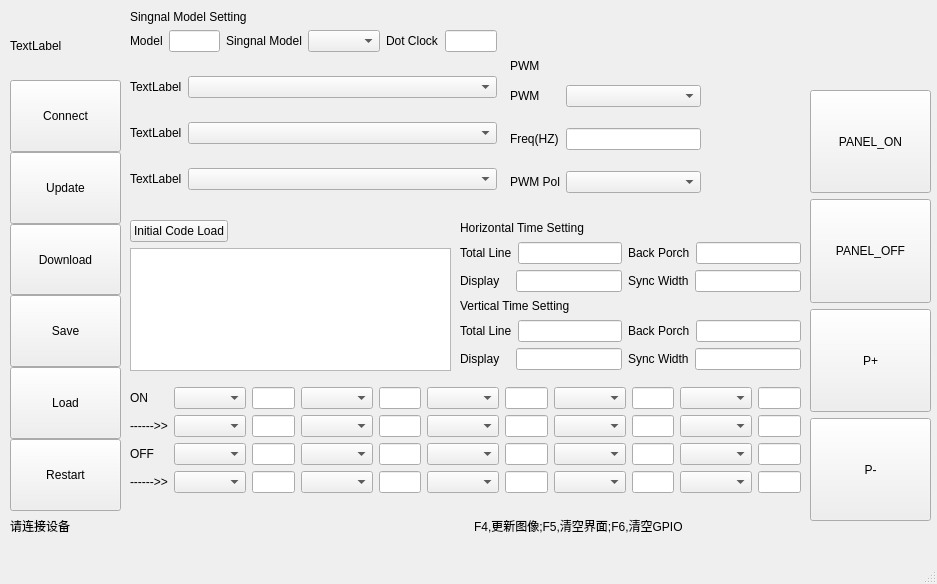
<?xml version="1.0" encoding="UTF-8"?>
<ui version="4.0">
 <class>MainWindow</class>
 <widget class="QMainWindow" name="MainWindow">
  <property name="geometry">
   <rect>
    <x>0</x>
    <y>0</y>
    <width>937</width>
    <height>584</height>
   </rect>
  </property>
  <property name="minimumSize">
   <size>
    <width>937</width>
    <height>584</height>
   </size>
  </property>
  <property name="maximumSize">
   <size>
    <width>937</width>
    <height>584</height>
   </size>
  </property>
  <property name="windowTitle">
   <string>MainWindow</string>
  </property>
  <widget class="QWidget" name="centralwidget">
   <widget class="QWidget" name="verticalLayoutWidget">
    <property name="geometry">
     <rect>
      <x>10</x>
      <y>80</y>
      <width>111</width>
      <height>431</height>
     </rect>
    </property>
    <layout class="QVBoxLayout" name="area_operate">
     <property name="spacing">
      <number>0</number>
     </property>
     <property name="bottomMargin">
      <number>0</number>
     </property>
     <item>
      <widget class="QPushButton" name="bu_connect">
       <property name="sizePolicy">
        <sizepolicy hsizetype="Minimum" vsizetype="Preferred">
         <horstretch>0</horstretch>
         <verstretch>0</verstretch>
        </sizepolicy>
       </property>
       <property name="mouseTracking">
        <bool>false</bool>
       </property>
       <property name="text">
        <string>Connect</string>
       </property>
      </widget>
     </item>
     <item>
      <widget class="QPushButton" name="bu_update">
       <property name="sizePolicy">
        <sizepolicy hsizetype="Minimum" vsizetype="Preferred">
         <horstretch>0</horstretch>
         <verstretch>0</verstretch>
        </sizepolicy>
       </property>
       <property name="text">
        <string>Update</string>
       </property>
      </widget>
     </item>
     <item>
      <widget class="QPushButton" name="bu_download">
       <property name="enabled">
        <bool>true</bool>
       </property>
       <property name="sizePolicy">
        <sizepolicy hsizetype="Minimum" vsizetype="Preferred">
         <horstretch>0</horstretch>
         <verstretch>0</verstretch>
        </sizepolicy>
       </property>
       <property name="text">
        <string>Download</string>
       </property>
      </widget>
     </item>
     <item>
      <widget class="QPushButton" name="bu_save">
       <property name="sizePolicy">
        <sizepolicy hsizetype="Minimum" vsizetype="Preferred">
         <horstretch>0</horstretch>
         <verstretch>0</verstretch>
        </sizepolicy>
       </property>
       <property name="text">
        <string>Save</string>
       </property>
      </widget>
     </item>
     <item>
      <widget class="QPushButton" name="bu_load">
       <property name="sizePolicy">
        <sizepolicy hsizetype="Minimum" vsizetype="Preferred">
         <horstretch>0</horstretch>
         <verstretch>0</verstretch>
        </sizepolicy>
       </property>
       <property name="text">
        <string>Load</string>
       </property>
      </widget>
     </item>
     <item>
      <widget class="QPushButton" name="bu_restart">
       <property name="sizePolicy">
        <sizepolicy hsizetype="Minimum" vsizetype="Preferred">
         <horstretch>0</horstretch>
         <verstretch>0</verstretch>
        </sizepolicy>
       </property>
       <property name="text">
        <string>Restart</string>
       </property>
      </widget>
     </item>
    </layout>
   </widget>
   <widget class="QWidget" name="horizontalLayoutWidget">
    <property name="geometry">
     <rect>
      <x>10</x>
      <y>510</y>
      <width>921</width>
      <height>31</height>
     </rect>
    </property>
    <layout class="QHBoxLayout" name="area_tips">
     <item>
      <widget class="QLabel" name="text_connect_info">
       <property name="text">
        <string>请连接设备</string>
       </property>
      </widget>
     </item>
     <item>
      <widget class="QLabel" name="text_button_info">
       <property name="text">
        <string>F4,更新图像;F5,清空界面;F6,清空GPIO</string>
       </property>
      </widget>
     </item>
    </layout>
   </widget>
   <widget class="QWidget" name="verticalLayoutWidget_2">
    <property name="geometry">
     <rect>
      <x>810</x>
      <y>90</y>
      <width>121</width>
      <height>431</height>
     </rect>
    </property>
    <layout class="QVBoxLayout" name="area_online_operate">
     <item>
      <widget class="QPushButton" name="bu_android_on">
       <property name="sizePolicy">
        <sizepolicy hsizetype="Minimum" vsizetype="Preferred">
         <horstretch>0</horstretch>
         <verstretch>0</verstretch>
        </sizepolicy>
       </property>
       <property name="text">
        <string>PANEL_ON</string>
       </property>
      </widget>
     </item>
     <item>
      <widget class="QPushButton" name="bu_android_off">
       <property name="sizePolicy">
        <sizepolicy hsizetype="Minimum" vsizetype="Preferred">
         <horstretch>0</horstretch>
         <verstretch>0</verstretch>
        </sizepolicy>
       </property>
       <property name="text">
        <string>PANEL_OFF</string>
       </property>
      </widget>
     </item>
     <item>
      <widget class="QPushButton" name="bu_image_next">
       <property name="sizePolicy">
        <sizepolicy hsizetype="Minimum" vsizetype="Preferred">
         <horstretch>0</horstretch>
         <verstretch>0</verstretch>
        </sizepolicy>
       </property>
       <property name="text">
        <string>P+</string>
       </property>
      </widget>
     </item>
     <item>
      <widget class="QPushButton" name="bu_image_prev">
       <property name="sizePolicy">
        <sizepolicy hsizetype="Minimum" vsizetype="Preferred">
         <horstretch>0</horstretch>
         <verstretch>0</verstretch>
        </sizepolicy>
       </property>
       <property name="text">
        <string>P-</string>
       </property>
      </widget>
     </item>
    </layout>
   </widget>
   <widget class="QWidget" name="verticalLayoutWidget_3">
    <property name="geometry">
     <rect>
      <x>130</x>
      <y>10</y>
      <width>367</width>
      <height>201</height>
     </rect>
    </property>
    <layout class="QVBoxLayout" name="area_model_select" stretch="1,1,5">
     <item>
      <widget class="QLabel" name="text_singnal_model_set">
       <property name="sizePolicy">
        <sizepolicy hsizetype="Expanding" vsizetype="Fixed">
         <horstretch>0</horstretch>
         <verstretch>0</verstretch>
        </sizepolicy>
       </property>
       <property name="text">
        <string>Singnal Model Setting</string>
       </property>
      </widget>
     </item>
     <item>
      <layout class="QHBoxLayout" name="area_model_clk_set">
       <item>
        <widget class="QLabel" name="text_model">
         <property name="text">
          <string>Model</string>
         </property>
        </widget>
       </item>
       <item>
        <widget class="QLineEdit" name="le_model"/>
       </item>
       <item>
        <widget class="QLabel" name="text_model_select">
         <property name="sizePolicy">
          <sizepolicy hsizetype="Preferred" vsizetype="Fixed">
           <horstretch>0</horstretch>
           <verstretch>0</verstretch>
          </sizepolicy>
         </property>
         <property name="text">
          <string>Singnal Model</string>
         </property>
        </widget>
       </item>
       <item>
        <widget class="QComboBox" name="cbb_model_select"/>
       </item>
       <item>
        <widget class="QLabel" name="text_clk">
         <property name="sizePolicy">
          <sizepolicy hsizetype="Preferred" vsizetype="Fixed">
           <horstretch>0</horstretch>
           <verstretch>0</verstretch>
          </sizepolicy>
         </property>
         <property name="text">
          <string>Dot Clock</string>
         </property>
        </widget>
       </item>
       <item>
        <widget class="QLineEdit" name="le_clk">
         <property name="sizePolicy">
          <sizepolicy hsizetype="Preferred" vsizetype="Fixed">
           <horstretch>0</horstretch>
           <verstretch>0</verstretch>
          </sizepolicy>
         </property>
        </widget>
       </item>
      </layout>
     </item>
     <item>
      <layout class="QFormLayout" name="area_singnal_model">
       <item row="0" column="0">
        <widget class="QLabel" name="text_0">
         <property name="sizePolicy">
          <sizepolicy hsizetype="Preferred" vsizetype="Expanding">
           <horstretch>0</horstretch>
           <verstretch>0</verstretch>
          </sizepolicy>
         </property>
         <property name="text">
          <string>TextLabel</string>
         </property>
        </widget>
       </item>
       <item row="0" column="1">
        <widget class="QComboBox" name="cbb_0"/>
       </item>
       <item row="1" column="0">
        <widget class="QLabel" name="text_1">
         <property name="sizePolicy">
          <sizepolicy hsizetype="Preferred" vsizetype="Expanding">
           <horstretch>0</horstretch>
           <verstretch>0</verstretch>
          </sizepolicy>
         </property>
         <property name="text">
          <string>TextLabel</string>
         </property>
        </widget>
       </item>
       <item row="1" column="1">
        <widget class="QComboBox" name="cbb_1"/>
       </item>
       <item row="2" column="0">
        <widget class="QLabel" name="text_2">
         <property name="sizePolicy">
          <sizepolicy hsizetype="Preferred" vsizetype="Expanding">
           <horstretch>0</horstretch>
           <verstretch>0</verstretch>
          </sizepolicy>
         </property>
         <property name="text">
          <string>TextLabel</string>
         </property>
        </widget>
       </item>
       <item row="2" column="1">
        <widget class="QComboBox" name="cbb_2"/>
       </item>
      </layout>
     </item>
    </layout>
   </widget>
   <widget class="QWidget" name="verticalLayoutWidget_4">
    <property name="geometry">
     <rect>
      <x>130</x>
      <y>220</y>
      <width>321</width>
      <height>151</height>
     </rect>
    </property>
    <layout class="QVBoxLayout" name="area_init_code">
     <item>
      <widget class="QPushButton" name="bu_load_init_code">
       <property name="sizePolicy">
        <sizepolicy hsizetype="Fixed" vsizetype="Fixed">
         <horstretch>0</horstretch>
         <verstretch>0</verstretch>
        </sizepolicy>
       </property>
       <property name="text">
        <string>Initial Code Load</string>
       </property>
      </widget>
     </item>
     <item>
      <widget class="QTextEdit" name="ti_initial_code"/>
     </item>
    </layout>
   </widget>
   <widget class="QWidget" name="verticalLayoutWidget_5">
    <property name="geometry">
     <rect>
      <x>460</x>
      <y>220</y>
      <width>341</width>
      <height>151</height>
     </rect>
    </property>
    <layout class="QVBoxLayout" name="area_time_set">
     <item>
      <widget class="QLabel" name="text_hor_time_set">
       <property name="sizePolicy">
        <sizepolicy hsizetype="Preferred" vsizetype="Fixed">
         <horstretch>0</horstretch>
         <verstretch>0</verstretch>
        </sizepolicy>
       </property>
       <property name="text">
        <string>Horizontal Time Setting</string>
       </property>
      </widget>
     </item>
     <item>
      <layout class="QGridLayout" name="area_honzontal">
       <item row="0" column="0">
        <layout class="QHBoxLayout" name="area_h1">
         <item>
          <widget class="QLabel" name="text_hor_total_line">
           <property name="text">
            <string>Total Line</string>
           </property>
          </widget>
         </item>
         <item>
          <widget class="QLineEdit" name="le_hor_total_line">
           <property name="sizePolicy">
            <sizepolicy hsizetype="Expanding" vsizetype="Fixed">
             <horstretch>0</horstretch>
             <verstretch>0</verstretch>
            </sizepolicy>
           </property>
          </widget>
         </item>
         <item>
          <widget class="QLabel" name="text_hor_back_porch">
           <property name="sizePolicy">
            <sizepolicy hsizetype="Fixed" vsizetype="Preferred">
             <horstretch>0</horstretch>
             <verstretch>0</verstretch>
            </sizepolicy>
           </property>
           <property name="text">
            <string>Back Porch</string>
           </property>
          </widget>
         </item>
         <item>
          <widget class="QLineEdit" name="le_hor_back_porch">
           <property name="sizePolicy">
            <sizepolicy hsizetype="Expanding" vsizetype="Fixed">
             <horstretch>0</horstretch>
             <verstretch>0</verstretch>
            </sizepolicy>
           </property>
          </widget>
         </item>
        </layout>
       </item>
       <item row="1" column="0">
        <layout class="QHBoxLayout" name="area_h2">
         <item>
          <widget class="QLabel" name="text_hor_display">
           <property name="text">
            <string>Display   </string>
           </property>
          </widget>
         </item>
         <item>
          <widget class="QLineEdit" name="le_hor_display">
           <property name="sizePolicy">
            <sizepolicy hsizetype="Expanding" vsizetype="Fixed">
             <horstretch>0</horstretch>
             <verstretch>0</verstretch>
            </sizepolicy>
           </property>
          </widget>
         </item>
         <item>
          <widget class="QLabel" name="text_hor_sync_width">
           <property name="sizePolicy">
            <sizepolicy hsizetype="Fixed" vsizetype="Preferred">
             <horstretch>0</horstretch>
             <verstretch>0</verstretch>
            </sizepolicy>
           </property>
           <property name="text">
            <string>Sync Width</string>
           </property>
          </widget>
         </item>
         <item>
          <widget class="QLineEdit" name="le_hor_sync_width">
           <property name="sizePolicy">
            <sizepolicy hsizetype="Expanding" vsizetype="Fixed">
             <horstretch>0</horstretch>
             <verstretch>0</verstretch>
            </sizepolicy>
           </property>
          </widget>
         </item>
        </layout>
       </item>
      </layout>
     </item>
     <item>
      <widget class="QLabel" name="text_ver_time_set">
       <property name="sizePolicy">
        <sizepolicy hsizetype="Preferred" vsizetype="Fixed">
         <horstretch>0</horstretch>
         <verstretch>0</verstretch>
        </sizepolicy>
       </property>
       <property name="text">
        <string>Vertical Time Setting</string>
       </property>
      </widget>
     </item>
     <item>
      <layout class="QGridLayout" name="area_vertical">
       <item row="0" column="0">
        <layout class="QHBoxLayout" name="area_v1">
         <item>
          <widget class="QLabel" name="text_ver_total_line">
           <property name="text">
            <string>Total Line</string>
           </property>
          </widget>
         </item>
         <item>
          <widget class="QLineEdit" name="le_ver_total_line">
           <property name="sizePolicy">
            <sizepolicy hsizetype="Expanding" vsizetype="Fixed">
             <horstretch>0</horstretch>
             <verstretch>0</verstretch>
            </sizepolicy>
           </property>
          </widget>
         </item>
         <item>
          <widget class="QLabel" name="text_ver_back_porch">
           <property name="text">
            <string>Back Porch</string>
           </property>
          </widget>
         </item>
         <item>
          <widget class="QLineEdit" name="le_ver_back_porch">
           <property name="sizePolicy">
            <sizepolicy hsizetype="Expanding" vsizetype="Fixed">
             <horstretch>0</horstretch>
             <verstretch>0</verstretch>
            </sizepolicy>
           </property>
          </widget>
         </item>
        </layout>
       </item>
       <item row="1" column="0">
        <layout class="QHBoxLayout" name="area_v2">
         <item>
          <widget class="QLabel" name="text_ver_display">
           <property name="text">
            <string>Display   </string>
           </property>
          </widget>
         </item>
         <item>
          <widget class="QLineEdit" name="le_ver_display">
           <property name="sizePolicy">
            <sizepolicy hsizetype="Expanding" vsizetype="Fixed">
             <horstretch>0</horstretch>
             <verstretch>0</verstretch>
            </sizepolicy>
           </property>
          </widget>
         </item>
         <item>
          <widget class="QLabel" name="text_ver_sync_width">
           <property name="text">
            <string>Sync Width</string>
           </property>
          </widget>
         </item>
         <item>
          <widget class="QLineEdit" name="le_ver_sync_width">
           <property name="sizePolicy">
            <sizepolicy hsizetype="Expanding" vsizetype="Fixed">
             <horstretch>0</horstretch>
             <verstretch>0</verstretch>
            </sizepolicy>
           </property>
          </widget>
         </item>
        </layout>
       </item>
      </layout>
     </item>
    </layout>
   </widget>
   <widget class="QWidget" name="verticalLayoutWidget_6">
    <property name="geometry">
     <rect>
      <x>130</x>
      <y>380</y>
      <width>671</width>
      <height>121</height>
     </rect>
    </property>
    <layout class="QVBoxLayout" name="area_gpio_set">
     <item>
      <layout class="QGridLayout" name="area_gpio_value" columnstretch="0,0,0,0,0,0,0,0,0,0,0">
       <property name="sizeConstraint">
        <enum>QLayout::SetDefaultConstraint</enum>
       </property>
       <item row="4" column="0">
        <widget class="QLabel" name="text_off_seq_sign">
         <property name="sizePolicy">
          <sizepolicy hsizetype="Expanding" vsizetype="Preferred">
           <horstretch>0</horstretch>
           <verstretch>0</verstretch>
          </sizepolicy>
         </property>
         <property name="text">
          <string>------&gt;&gt;</string>
         </property>
        </widget>
       </item>
       <item row="2" column="0">
        <widget class="QLabel" name="text_on_seq_sign">
         <property name="sizePolicy">
          <sizepolicy hsizetype="Expanding" vsizetype="Preferred">
           <horstretch>0</horstretch>
           <verstretch>0</verstretch>
          </sizepolicy>
         </property>
         <property name="text">
          <string>------&gt;&gt;</string>
         </property>
        </widget>
       </item>
       <item row="0" column="0">
        <widget class="QLabel" name="text_on_seq">
         <property name="sizePolicy">
          <sizepolicy hsizetype="Expanding" vsizetype="Preferred">
           <horstretch>0</horstretch>
           <verstretch>0</verstretch>
          </sizepolicy>
         </property>
         <property name="text">
          <string>ON</string>
         </property>
        </widget>
       </item>
       <item row="3" column="0">
        <widget class="QLabel" name="text_off_seq">
         <property name="sizePolicy">
          <sizepolicy hsizetype="Expanding" vsizetype="Preferred">
           <horstretch>0</horstretch>
           <verstretch>0</verstretch>
          </sizepolicy>
         </property>
         <property name="text">
          <string>OFF</string>
         </property>
        </widget>
       </item>
       <item row="0" column="1">
        <widget class="QComboBox" name="cbb_on_0"/>
       </item>
       <item row="0" column="2">
        <widget class="QLineEdit" name="le_on_0"/>
       </item>
       <item row="0" column="3">
        <widget class="QComboBox" name="cbb_on_1"/>
       </item>
       <item row="0" column="4">
        <widget class="QLineEdit" name="le_on_1"/>
       </item>
       <item row="0" column="5">
        <widget class="QComboBox" name="cbb_on_2"/>
       </item>
       <item row="0" column="7">
        <widget class="QComboBox" name="cbb_on_3"/>
       </item>
       <item row="0" column="9">
        <widget class="QComboBox" name="cbb_on_4"/>
       </item>
       <item row="3" column="1">
        <widget class="QComboBox" name="cbb_off_0"/>
       </item>
       <item row="3" column="5">
        <widget class="QComboBox" name="cbb_off_2"/>
       </item>
       <item row="3" column="3">
        <widget class="QComboBox" name="cbb_off_1"/>
       </item>
       <item row="3" column="7">
        <widget class="QComboBox" name="cbb_off_3"/>
       </item>
       <item row="3" column="9">
        <widget class="QComboBox" name="cbb_off_4"/>
       </item>
       <item row="0" column="6">
        <widget class="QLineEdit" name="le_on_2"/>
       </item>
       <item row="0" column="8">
        <widget class="QLineEdit" name="le_on_3"/>
       </item>
       <item row="0" column="10">
        <widget class="QLineEdit" name="le_on_4"/>
       </item>
       <item row="3" column="2">
        <widget class="QLineEdit" name="le_off_0"/>
       </item>
       <item row="3" column="4">
        <widget class="QLineEdit" name="le_off_1"/>
       </item>
       <item row="3" column="6">
        <widget class="QLineEdit" name="le_off_2"/>
       </item>
       <item row="3" column="8">
        <widget class="QLineEdit" name="le_off_3"/>
       </item>
       <item row="3" column="10">
        <widget class="QLineEdit" name="le_off_4"/>
       </item>
       <item row="4" column="10">
        <widget class="QLineEdit" name="le_off_9"/>
       </item>
       <item row="4" column="9">
        <widget class="QComboBox" name="cbb_off_9"/>
       </item>
       <item row="4" column="8">
        <widget class="QLineEdit" name="le_off_8"/>
       </item>
       <item row="4" column="7">
        <widget class="QComboBox" name="cbb_off_8">
         <property name="sizePolicy">
          <sizepolicy hsizetype="Minimum" vsizetype="Fixed">
           <horstretch>0</horstretch>
           <verstretch>0</verstretch>
          </sizepolicy>
         </property>
         <property name="minimumSize">
          <size>
           <width>39</width>
           <height>20</height>
          </size>
         </property>
        </widget>
       </item>
       <item row="4" column="6">
        <widget class="QLineEdit" name="le_off_7"/>
       </item>
       <item row="4" column="5">
        <widget class="QComboBox" name="cbb_off_7"/>
       </item>
       <item row="4" column="4">
        <widget class="QLineEdit" name="le_off_6"/>
       </item>
       <item row="4" column="3">
        <widget class="QComboBox" name="cbb_off_6"/>
       </item>
       <item row="4" column="2">
        <widget class="QLineEdit" name="le_off_5"/>
       </item>
       <item row="4" column="1">
        <widget class="QComboBox" name="cbb_off_5"/>
       </item>
       <item row="2" column="10">
        <widget class="QLineEdit" name="le_on_9"/>
       </item>
       <item row="2" column="9">
        <widget class="QComboBox" name="cbb_on_9">
         <property name="sizePolicy">
          <sizepolicy hsizetype="Minimum" vsizetype="Fixed">
           <horstretch>0</horstretch>
           <verstretch>0</verstretch>
          </sizepolicy>
         </property>
        </widget>
       </item>
       <item row="2" column="8">
        <widget class="QLineEdit" name="le_on_8"/>
       </item>
       <item row="2" column="7">
        <widget class="QComboBox" name="cbb_on_8">
         <property name="sizePolicy">
          <sizepolicy hsizetype="Minimum" vsizetype="Fixed">
           <horstretch>0</horstretch>
           <verstretch>0</verstretch>
          </sizepolicy>
         </property>
        </widget>
       </item>
       <item row="2" column="6">
        <widget class="QLineEdit" name="le_on_7"/>
       </item>
       <item row="2" column="5">
        <widget class="QComboBox" name="cbb_on_7">
         <property name="sizePolicy">
          <sizepolicy hsizetype="Minimum" vsizetype="Fixed">
           <horstretch>0</horstretch>
           <verstretch>0</verstretch>
          </sizepolicy>
         </property>
        </widget>
       </item>
       <item row="2" column="4">
        <widget class="QLineEdit" name="le_on_6"/>
       </item>
       <item row="2" column="3">
        <widget class="QComboBox" name="cbb_on_6"/>
       </item>
       <item row="2" column="2">
        <widget class="QLineEdit" name="le_on_5"/>
       </item>
       <item row="2" column="1">
        <widget class="QComboBox" name="cbb_on_5">
         <property name="sizePolicy">
          <sizepolicy hsizetype="Minimum" vsizetype="Fixed">
           <horstretch>0</horstretch>
           <verstretch>0</verstretch>
          </sizepolicy>
         </property>
        </widget>
       </item>
      </layout>
     </item>
    </layout>
   </widget>
   <widget class="QWidget" name="formLayoutWidget">
    <property name="geometry">
     <rect>
      <x>510</x>
      <y>70</y>
      <width>191</width>
      <height>141</height>
     </rect>
    </property>
    <layout class="QFormLayout" name="area_pwn_set">
     <item row="0" column="0">
      <widget class="QLabel" name="text_pwm_pwm">
       <property name="sizePolicy">
        <sizepolicy hsizetype="Fixed" vsizetype="Expanding">
         <horstretch>0</horstretch>
         <verstretch>0</verstretch>
        </sizepolicy>
       </property>
       <property name="text">
        <string>PWM</string>
       </property>
      </widget>
     </item>
     <item row="0" column="1">
      <widget class="QComboBox" name="cbb_pwm_pwm"/>
     </item>
     <item row="1" column="0">
      <widget class="QLabel" name="text_pwm_freq">
       <property name="sizePolicy">
        <sizepolicy hsizetype="Preferred" vsizetype="Expanding">
         <horstretch>0</horstretch>
         <verstretch>0</verstretch>
        </sizepolicy>
       </property>
       <property name="text">
        <string>Freq(HZ)</string>
       </property>
      </widget>
     </item>
     <item row="2" column="0">
      <widget class="QLabel" name="text_pwm_pol">
       <property name="sizePolicy">
        <sizepolicy hsizetype="Preferred" vsizetype="Expanding">
         <horstretch>0</horstretch>
         <verstretch>0</verstretch>
        </sizepolicy>
       </property>
       <property name="text">
        <string>PWM Pol</string>
       </property>
      </widget>
     </item>
     <item row="2" column="1">
      <widget class="QComboBox" name="cbb_pwm_pol"/>
     </item>
     <item row="1" column="1">
      <widget class="QLineEdit" name="le_pwm_freq"/>
     </item>
    </layout>
   </widget>
   <widget class="QLabel" name="text_pwm">
    <property name="geometry">
     <rect>
      <x>510</x>
      <y>60</y>
      <width>54</width>
      <height>12</height>
     </rect>
    </property>
    <property name="text">
     <string>PWM</string>
    </property>
   </widget>
   <widget class="QLabel" name="photo_sign">
    <property name="geometry">
     <rect>
      <x>10</x>
      <y>20</y>
      <width>111</width>
      <height>51</height>
     </rect>
    </property>
    <property name="text">
     <string>TextLabel</string>
    </property>
   </widget>
  </widget>
  <widget class="QMenuBar" name="menubar">
   <property name="geometry">
    <rect>
     <x>0</x>
     <y>0</y>
     <width>937</width>
     <height>23</height>
    </rect>
   </property>
  </widget>
  <widget class="QStatusBar" name="statusbar"/>
 </widget>
 <resources/>
 <connections/>
</ui>
